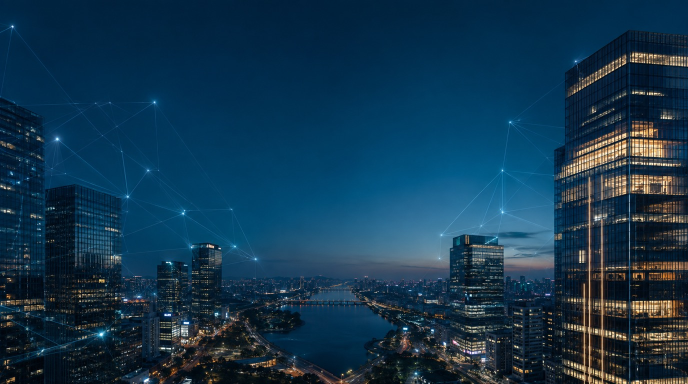
#> input picture deliverables/wnc-mainpage-image-pack 2/main/main_hero_01.jpg, 1376 x 768 px (shown at 1/2 size)
$ python render-data-wave.py '../deliverables/wnc-mainpage-image-pack 2/main/main_hero_01.jpg' '../deliverables/wnc-mainpage-image-pack 2/main/main_hero_02.jpg'
#> lines starting #> are read from the running program, lines starting #| are printed output that depends on the picture
"""Render the approved data-wave still as a deterministic, silent eight-second loop.

Requires numpy, opencv-python-headless and imageio-ffmpeg.
Usage: python scripts/render-data-wave.py INPUT.jpg OUTPUT.mp4
The source image is displaced gently; no generative video service is involved.
"""

import subprocess
import sys
from pathlib import Path

import cv2
import imageio_ffmpeg
import numpy as np


def render(source: Path, output: Path) -> None:
    width, height, fps, seconds = 1920, 1080, 30, 8
    image = cv2.imread(str(source))
#> image is the input picture: shape (768, 1376, 3); mean B, G, R 78, 54.5, 19.4
    if image is None:
        raise ValueError(f"Cannot read {source}")
    image = cv2.resize(image, (width, height), interpolation=cv2.INTER_CUBIC)
#> image: shape (1080, 1920, 3)
    y, x = np.mgrid[0:height, 0:width].astype(np.float32)
    nx, ny = x / width, y / height
    # Anchor the quiet headline area and frame edges; animate the wave itself.
    edge = np.sin(np.pi * nx) * np.sin(np.pi * ny)
    area = np.clip((ny - 0.18) / 0.35, 0, 1) * edge
    phase = 2 * np.pi * (nx * 1.2 + ny * 0.25)
    light_phase = 2 * np.pi * (nx * 1.8 - ny * 0.4)
    luminance = cv2.cvtColor(image, cv2.COLOR_BGR2GRAY).astype(np.float32) / 255
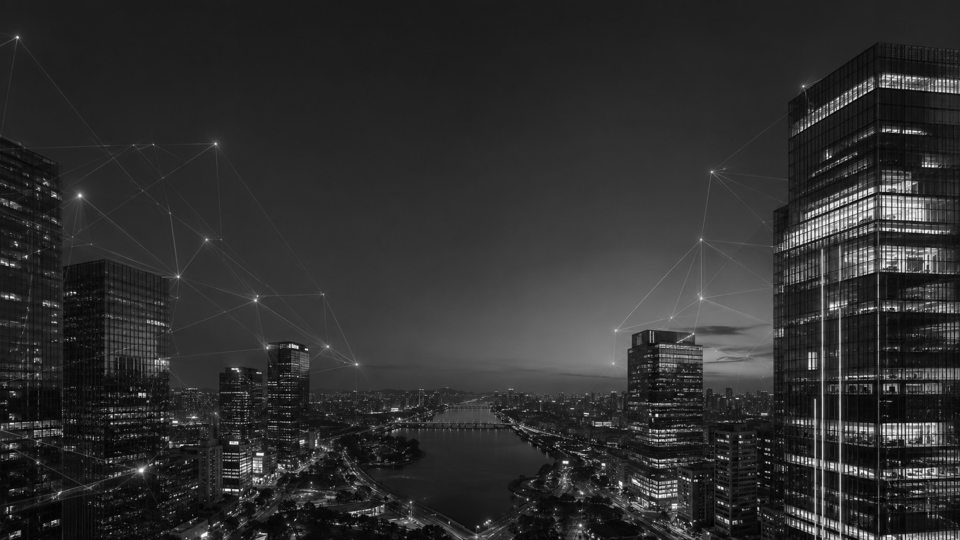
#> luminance: shape (1080, 1920) float32 (shown at 1/2 size); min 0, max 1, mean 0.183
    highlights = np.clip((luminance - 0.16) / 0.55, 0, 1) * area
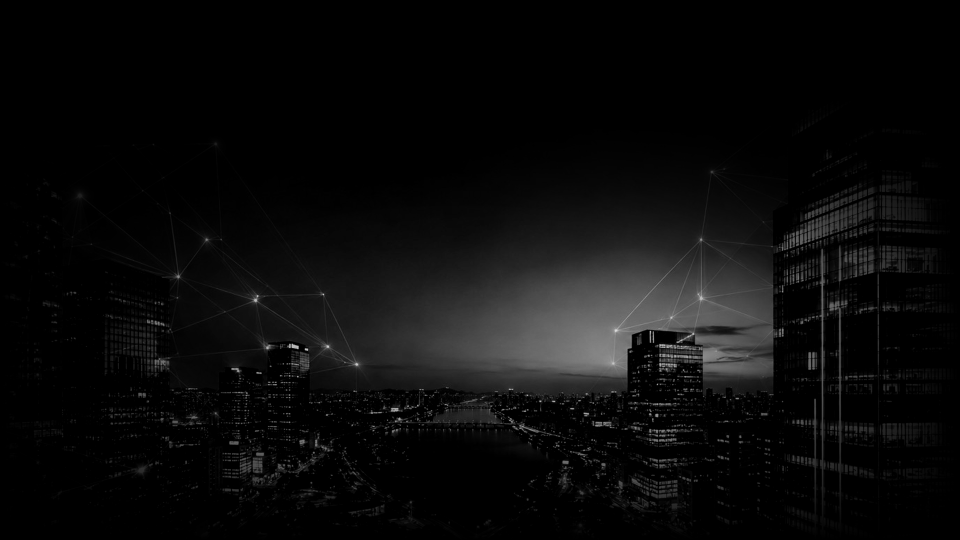
#> highlights: shape (1080, 1920) float32 (shown at 1/2 size); min 0, max 0.862, mean 0.0434
    output.parent.mkdir(parents=True, exist_ok=True)
    command = [
        imageio_ffmpeg.get_ffmpeg_exe(), '-y', '-loglevel', 'warning',
        '-f', 'rawvideo', '-pix_fmt', 'bgr24', '-s', f'{width}x{height}',
        '-r', str(fps), '-i', '-', '-an', '-c:v', 'libx264',
        '-preset', 'medium', '-crf', '21', '-pix_fmt', 'yuv420p',
        '-movflags', '+faststart', str(output),
    ]
    process = subprocess.Popen(command, stdin=subprocess.PIPE)
    try:
        for frame in range(fps * seconds):
            # Integer harmonics return to the same position and velocity at 8s.
            t = 2 * np.pi * frame / (fps * seconds)
            dx = 4 * area * (np.sin(phase + t) - np.sin(phase))
            dy = 15 * area * (np.sin(phase - t) - np.sin(phase))
            warped = cv2.remap(image, x + dx, y + dy, cv2.INTER_LINEAR,
                               borderMode=cv2.BORDER_REFLECT_101)
            glow = 1 + 0.14 * highlights * (np.sin(light_phase - t) - np.sin(light_phase))
            pixels = np.clip(warped.astype(np.float32) * glow[..., None], 0, 255).astype(np.uint8)
            process.stdin.write(pixels.tobytes())
            if frame % fps == 0:
                print(f'Rendered {frame // fps}/{seconds}s', flush=True)
    finally:
        process.stdin.close()
    if process.wait() != 0:
        raise RuntimeError('Video encoding failed')
    print(f'Saved {output} ({output.stat().st_size / 1024 / 1024:.2f} MiB)')


if __name__ == '__main__':
    render(Path(sys.argv[1]), Path(sys.argv[2]))
#> (the call stopped at in render, `command = [ imageio_ffmpeg.get_ffmpeg_exe(), '-y', '-loglevel', 'warni..`: imageio_ffmpeg is not available in this run)

$ run again, on deliverables/wnc-mainpage-image-pack 2/main/main_hero_03.jpg
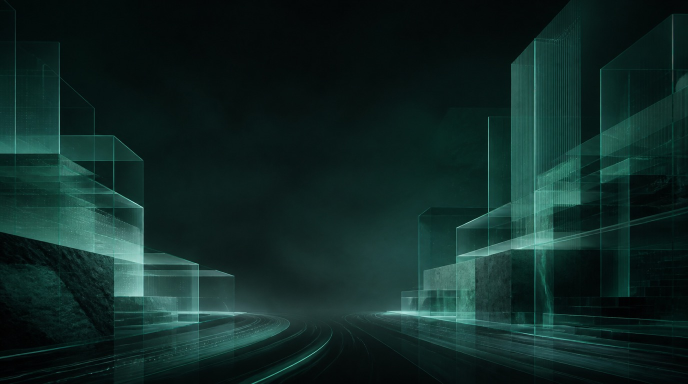
#> input picture deliverables/wnc-mainpage-image-pack 2/main/main_hero_03.jpg, 1376 x 768 px (shown at 1/2 size)
#> in render, image is the input picture: shape (768, 1376, 3); mean B, G, R 37.4, 40.7, 15.9
#> image: shape (1080, 1920, 3)
#> in render, `luminance = cv2.cvtColor(image, cv2.COLOR_BGR2GRAY).astype(np.float32)..`:
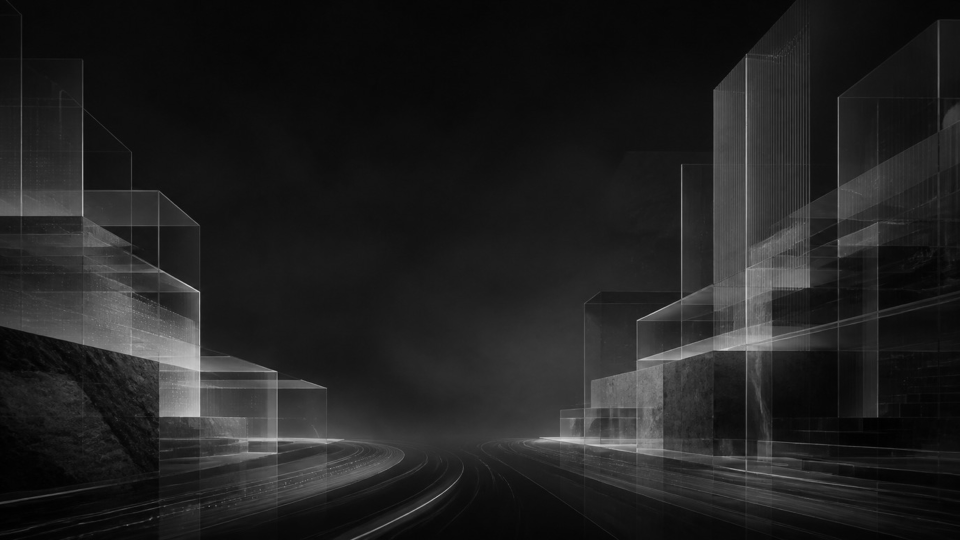
#> luminance: shape (1080, 1920) float32 (shown at 1/2 size); min 0, max 0.91, mean 0.129
#> in render, `highlights = np.clip((luminance - 0.16) / 0.55, 0, 1) * area`:
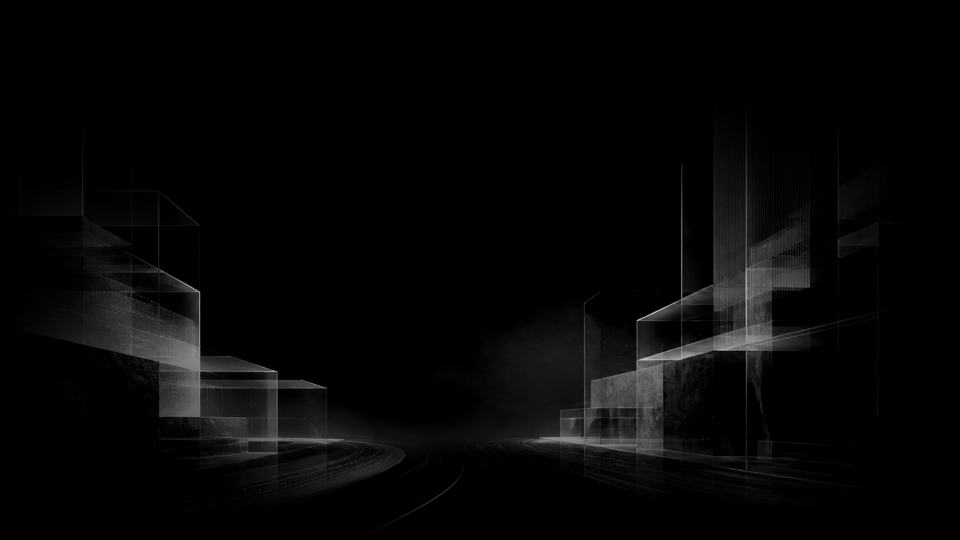
#> highlights: shape (1080, 1920) float32 (shown at 1/2 size); min 0, max 0.834, mean 0.0251

$ run again, on deliverables/wnc-mainpage-image-pack 2/main/main_project_01.jpg
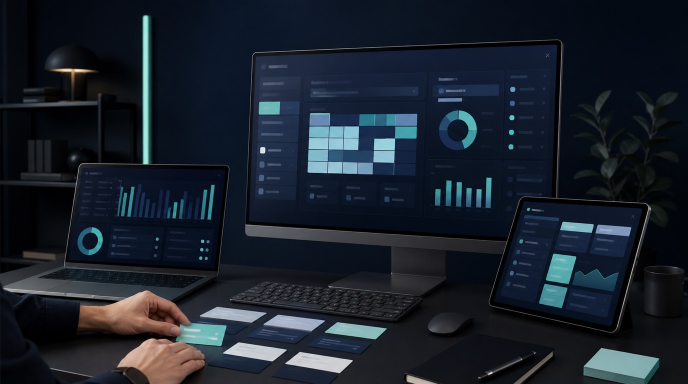
#> input picture deliverables/wnc-mainpage-image-pack 2/main/main_project_01.jpg, 1376 x 768 px (shown at 1/2 size)
#> in render, image is the input picture: shape (768, 1376, 3); mean B, G, R 43.9, 33.4, 25.8
#> image: shape (1080, 1920, 3)
#> in render, `luminance = cv2.cvtColor(image, cv2.COLOR_BGR2GRAY).astype(np.float32)..`:
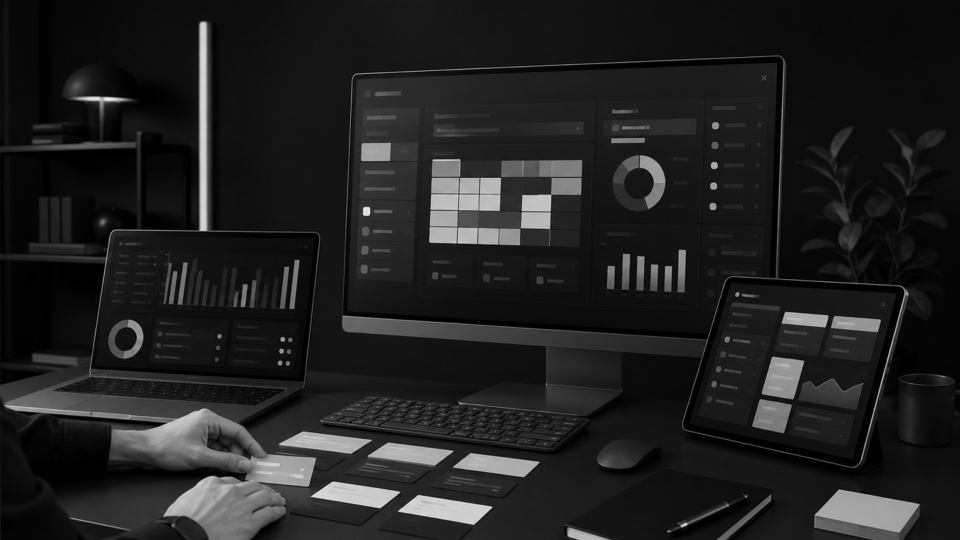
#> luminance: shape (1080, 1920) float32 (shown at 1/2 size); min 0, max 0.992, mean 0.127
#> in render, `highlights = np.clip((luminance - 0.16) / 0.55, 0, 1) * area`:
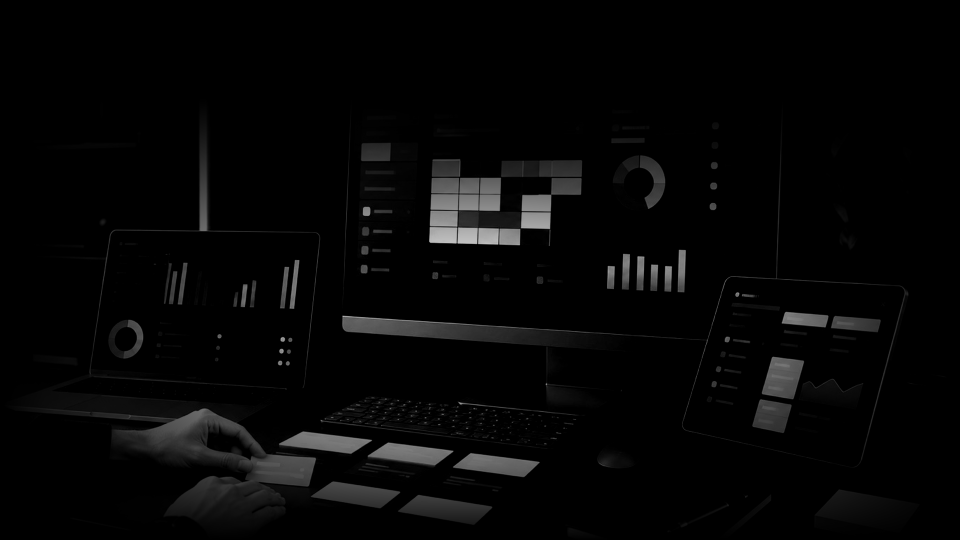
#> highlights: shape (1080, 1920) float32 (shown at 1/2 size); min 0, max 0.764, mean 0.0242

$ run again, on deliverables/wnc-mainpage-image-pack 2/main/main_project_02.jpg
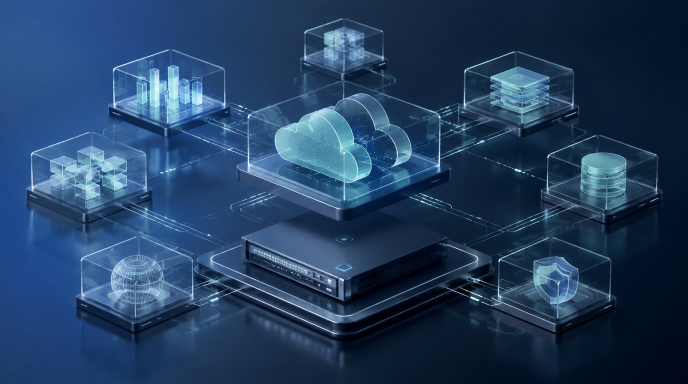
#> input picture deliverables/wnc-mainpage-image-pack 2/main/main_project_02.jpg, 1376 x 768 px (shown at 1/2 size)
#> in render, image is the input picture: shape (768, 1376, 3); mean B, G, R 97, 63.4, 34.9
#> image: shape (1080, 1920, 3)
#> in render, `luminance = cv2.cvtColor(image, cv2.COLOR_BGR2GRAY).astype(np.float32)..`:
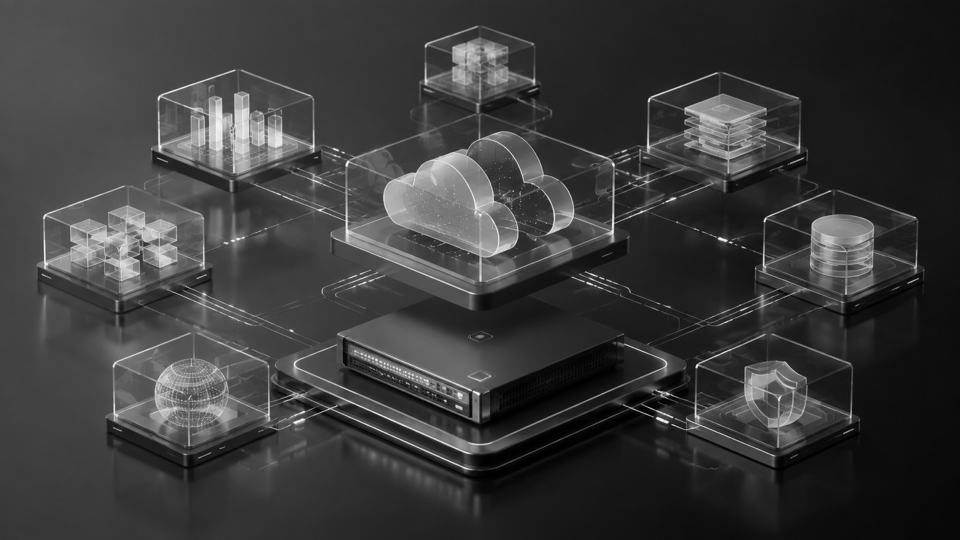
#> luminance: shape (1080, 1920) float32 (shown at 1/2 size); min 0, max 1, mean 0.23
#> in render, `highlights = np.clip((luminance - 0.16) / 0.55, 0, 1) * area`:
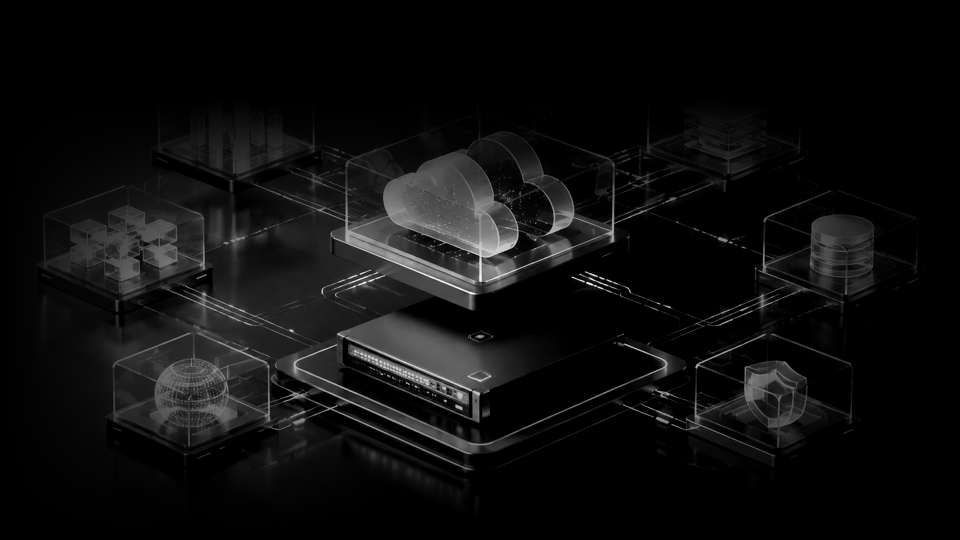
#> highlights: shape (1080, 1920) float32 (shown at 1/2 size); min 0, max 0.992, mean 0.0574
